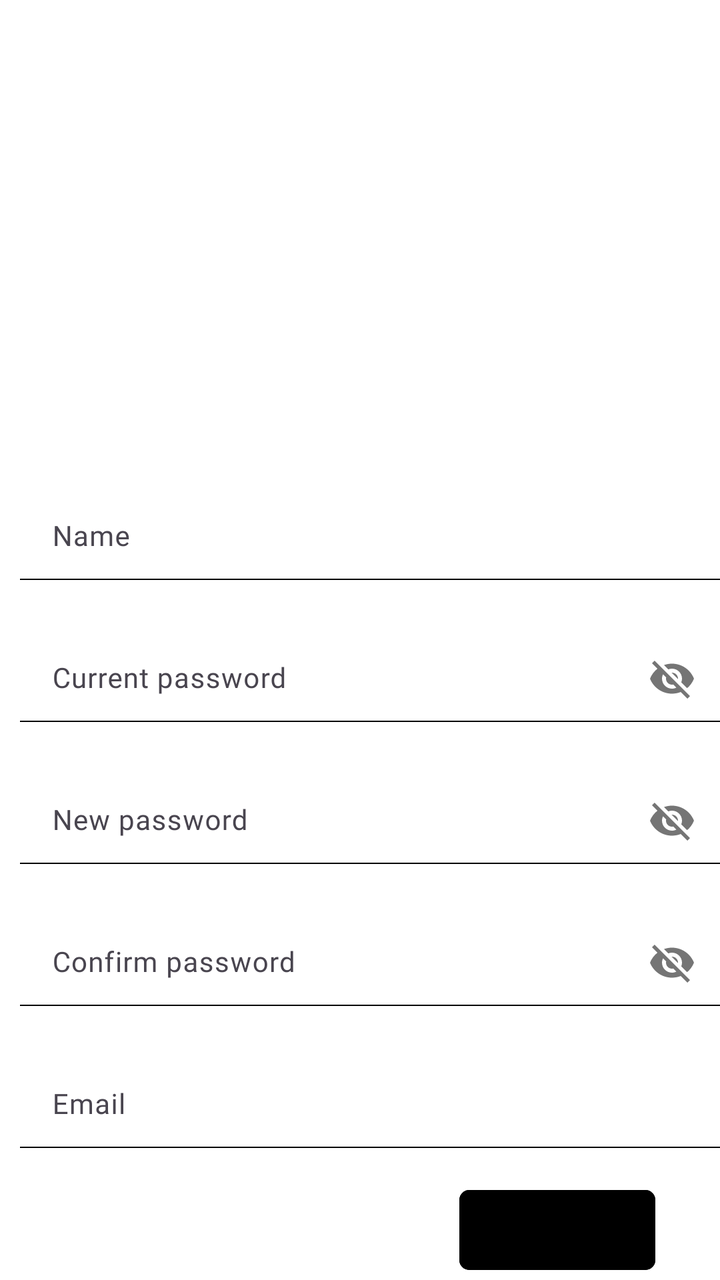
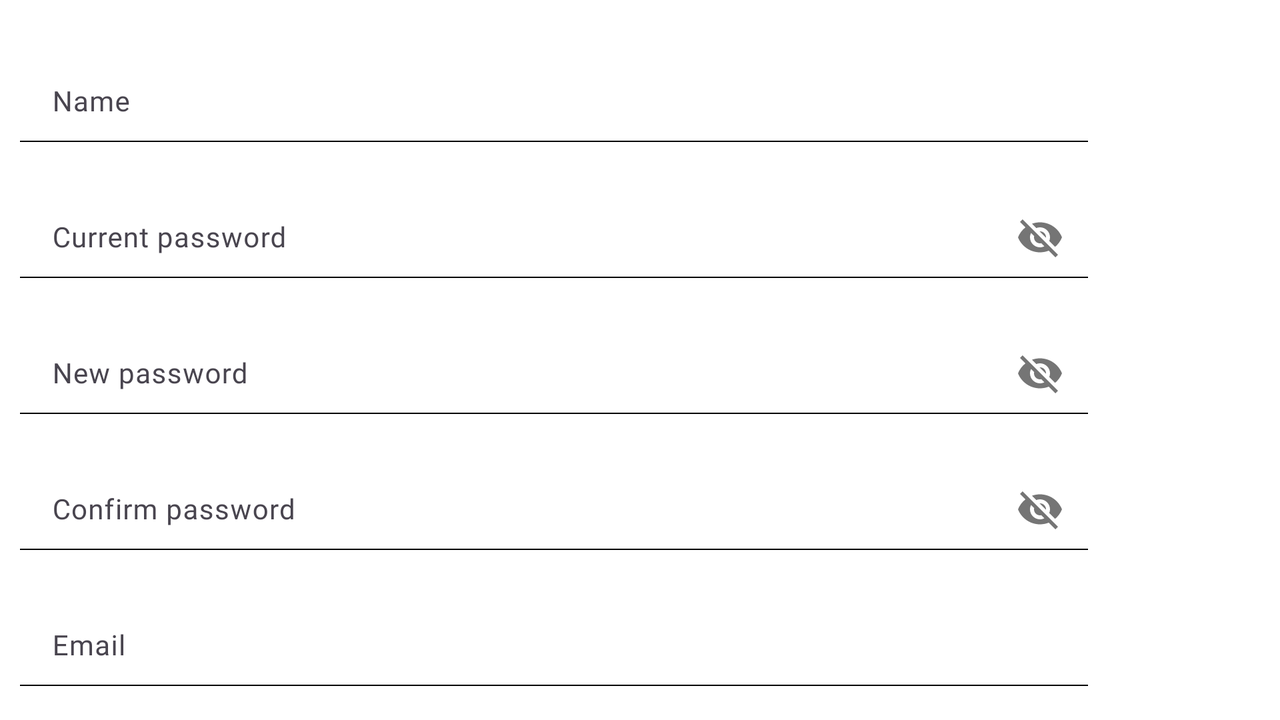

An Android layout and its configuration variant, each rendered on a device that would load it. The default file and the variant file are quoted in full after the pictures.
<!-- AndroidManifest.xml: application theme Theme.NiceStart -->
<!-- res/layout/edit_profile_activity.xml -->
<?xml version="1.0" encoding="utf-8"?>
<androidx.constraintlayout.widget.ConstraintLayout xmlns:android="http://schemas.android.com/apk/res/android"
    xmlns:app="http://schemas.android.com/apk/res-auto"
    xmlns:tools="http://schemas.android.com/tools"
    android:id="@+id/main"
    android:layout_width="match_parent"
    android:layout_height="match_parent"
    android:background="@color/white"
    tools:context=".editProfile">

    <ImageView
        android:id="@+id/banner"
        android:layout_width="0dp"
        android:layout_height="150dp"
        app:layout_constraintEnd_toEndOf="@id/main"
        app:layout_constraintHorizontal_bias="0.538"
        app:layout_constraintStart_toStartOf="@id/main"
        app:layout_constraintTop_toTopOf="@id/main" />

    <ImageView
        android:id="@+id/profileImg"
        android:layout_width="100dp"
        android:layout_height="100dp"
        android:layout_marginTop="100dp"
        app:layout_constraintEnd_toEndOf="@id/main"
        app:layout_constraintHorizontal_bias="0.9"
        app:layout_constraintStart_toStartOf="@id/main"
        app:layout_constraintTop_toTopOf="@id/main" />

    <com.google.android.material.textfield.TextInputLayout
        android:id="@+id/cajatxt1"
        android:layout_width="0dp"
        android:layout_height="51dp"
        android:layout_marginTop="90dp"
        android:paddingLeft="10dp"
        app:boxCornerRadiusTopStart="5dp"
        app:layout_constraintEnd_toEndOf="@id/main"
        app:layout_constraintHorizontal_bias="0.0"
        app:layout_constraintStart_toStartOf="@id/main"
        app:layout_constraintTop_toBottomOf="@id/banner">

        <EditText
            android:fontFamily="@font/abril_fatface"
            android:id="@+id/name"
            android:layout_width="match_parent"
            android:layout_height="wrap_content"
            android:background="@drawable/bg"
            android:hint="@string/name"
            android:textSize="14sp" />
    </com.google.android.material.textfield.TextInputLayout>

    <com.google.android.material.textfield.TextInputLayout
        android:id="@+id/currentpsswd"
        android:layout_width="0dp"
        android:layout_height="51dp"
        android:layout_marginTop="20dp"
        android:paddingLeft="10dp"
        app:layout_constraintEnd_toEndOf="@id/main"
        app:layout_constraintHorizontal_bias="0.0"
        app:layout_constraintStart_toStartOf="@id/main"
        app:layout_constraintTop_toBottomOf="@id/cajatxt1"
        app:passwordToggleEnabled="true">

        <EditText
            android:fontFamily="@font/abril_fatface"
            android:layout_width="match_parent"
            android:layout_height="wrap_content"
            android:background="@drawable/bg"
            android:hint="Current password"
            android:textSize="14sp" />
    </com.google.android.material.textfield.TextInputLayout>

    <com.google.android.material.textfield.TextInputLayout
        android:id="@+id/cajatxt2"
        android:layout_width="0dp"
        android:layout_height="51dp"
        android:layout_marginTop="20dp"
        android:paddingLeft="10dp"
        app:layout_constraintEnd_toEndOf="@id/main"
        app:layout_constraintHorizontal_bias="0.0"
        app:layout_constraintStart_toStartOf="@id/main"
        app:layout_constraintTop_toBottomOf="@id/currentpsswd"
        app:passwordToggleEnabled="true">

        <EditText
            android:fontFamily="@font/abril_fatface"
            android:layout_width="match_parent"
            android:layout_height="wrap_content"
            android:background="@drawable/bg"
            android:hint="New password"
            android:textSize="14sp" />
    </com.google.android.material.textfield.TextInputLayout>

    <com.google.android.material.textfield.TextInputLayout
        android:id="@+id/email"
        android:layout_width="0dp"
        android:layout_height="51dp"
        android:layout_marginTop="20dp"
        android:paddingLeft="10dp"
        app:layout_constraintEnd_toEndOf="@id/main"
        app:layout_constraintHorizontal_bias="0.0"
        app:layout_constraintStart_toStartOf="@id/main"
        app:layout_constraintTop_toBottomOf="@id/confpasswd">

        <EditText
            android:fontFamily="@font/abril_fatface"
            android:layout_width="match_parent"
            android:layout_height="wrap_content"
            android:background="@drawable/bg"
            android:hint="@string/email"
            android:textSize="14sp" />
    </com.google.android.material.textfield.TextInputLayout>


    <com.google.android.material.textfield.TextInputLayout
        android:id="@+id/confpasswd"
        android:layout_width="0dp"
        android:layout_height="51dp"
        android:layout_marginTop="20dp"
        android:paddingLeft="10dp"
        app:layout_constraintEnd_toEndOf="@id/main"
        app:layout_constraintHorizontal_bias="0.0"
        app:layout_constraintStart_toStartOf="@id/main"
        app:layout_constraintTop_toBottomOf="@id/cajatxt2"
        app:passwordToggleEnabled="true">

        <EditText
            android:fontFamily="@font/abril_fatface"
            android:layout_width="match_parent"
            android:layout_height="wrap_content"
            android:background="@drawable/bg"
            android:hint="@string/confirm_password"
            android:textSize="14sp" />
    </com.google.android.material.textfield.TextInputLayout>

    <Button
        android:id="@+id/confirmar"
        android:layout_width="wrap_content"
        android:layout_height="wrap_content"
        android:layout_marginTop="16dp"
        android:fontFamily="@font/abril_fatface"
        android:text="Confirm"
        style="@style/landButton1"
        android:backgroundTint="@color/LightSteelBlue"
        android:textColor="@color/black"
        app:layout_constraintEnd_toEndOf="@id/main"
        app:layout_constraintHorizontal_bias="0.727"
        app:layout_constraintStart_toStartOf="@id/guideline2"
        app:layout_constraintTop_toBottomOf="@id/email" />

    <androidx.constraintlayout.widget.Guideline
        android:id="@+id/guideline2"
        android:layout_width="wrap_content"
        android:layout_height="wrap_content"
        android:orientation="vertical"
        app:layout_constraintGuide_percent="0.4" />

    <androidx.constraintlayout.widget.Guideline
        android:id="@+id/guideline3"
        android:layout_width="wrap_content"
        android:layout_height="wrap_content"
        android:orientation="vertical"
        app:layout_constraintGuide_percent="0.85" />
</androidx.constraintlayout.widget.ConstraintLayout>
<!-- resources referenced by this layout -->
<resources>
  <color name="LightSteelBlue">#677383</color>
  <color name="black">#FF000000</color>
  <color name="white">#FFFFFFFF</color>
  <!-- drawable bg (drawable) -->
  <?xml version="1.0" encoding="utf-8"?>
  <layer-list xmlns:android="http://schemas.android.com/apk/res/android">
      <item android:bottom="1dp"
          android:left="-2dp"
          android:right="-2dp"
          android:top="-2dp">
          <shape android:shape="rectangle" >
              <stroke
                  android:width="0.5dp"
                  android:color="@color/DarkSlateBlue" />
          </shape>
      </item>
  </layer-list>
  <string name="confirm_password">Confirm password</string>
  <string name="email">Email</string>
  <string name="name">Name</string>
  <style name="landButton1">
          <item name="android:layout_width">0dp</item>
          <item name="android:layout_height">45dp</item>
          <item name="android:backgroundTint">@color/fucsia_700</item>
          <item name="android:textColor">@color/white</item>
          <item name="cornerRadius">5dp</item>
      </style>
  <style name="Theme.NiceStart" parent="Base.Theme.NiceStart">
          <item name="android:windowIsTranslucent">true</item>
      </style>
  <color name="DarkSlateBlue">#988ED6</color>
  <color name="fucsia_700">#4D0A20</color>
  <style name="Base.Theme.NiceStart" parent="Theme.Material3.DayNight.NoActionBar">
          
          
      </style>
</resources>
<!-- res/layout-land/edit_profile_activity.xml (the repository's variant of the layout above) -->
<!-- drawn on the phone turned sideways -->
<?xml version="1.0" encoding="utf-8"?>
<androidx.constraintlayout.widget.ConstraintLayout xmlns:android="http://schemas.android.com/apk/res/android"
    xmlns:app="http://schemas.android.com/apk/res-auto"
    xmlns:tools="http://schemas.android.com/tools"
    android:id="@+id/main"
    android:layout_width="match_parent"
    android:layout_height="match_parent"
    android:background="@color/white"
    tools:context=".editProfile">

    <ImageView
        android:id="@+id/banner"
        android:layout_width="110dp"
        android:layout_height="309dp"
        app:layout_constraintBottom_toBottomOf="parent"
        app:layout_constraintEnd_toEndOf="@id/main"
        app:layout_constraintHorizontal_bias="0.0"
        app:layout_constraintStart_toStartOf="@id/guideline3"
        app:layout_constraintTop_toTopOf="@id/main"
        app:layout_constraintVertical_bias="1.0" />

    <ImageView
        android:id="@+id/profileImg"
        android:layout_width="100dp"
        android:layout_height="100dp"
        android:layout_marginTop="4dp"
        app:layout_constraintEnd_toEndOf="@id/main"
        app:layout_constraintHorizontal_bias="1.0"
        app:layout_constraintStart_toStartOf="@id/guideline3"
        app:layout_constraintTop_toTopOf="@id/main" />

    <com.google.android.material.textfield.TextInputLayout
        android:id="@+id/cajatxt1"
        android:layout_width="0dp"
        android:layout_height="48dp"
        android:layout_marginTop="24dp"
        android:paddingLeft="10dp"
        app:boxCornerRadiusTopStart="5dp"
        app:layout_constraintEnd_toEndOf="@id/guideline3"
        app:layout_constraintHorizontal_bias="0.0"
        app:layout_constraintStart_toStartOf="@id/main"
        app:layout_constraintTop_toTopOf="@id/main">

        <EditText
            android:id="@+id/name"
            android:layout_width="match_parent"
            android:layout_height="wrap_content"
            android:background="@drawable/bg"
            android:fontFamily="@font/abril_fatface"
            android:hint="@string/name"
            android:textSize="14sp" />
    </com.google.android.material.textfield.TextInputLayout>

    <com.google.android.material.textfield.TextInputLayout
        android:id="@+id/cajatxt3"
        android:layout_width="0dp"
        android:layout_height="48dp"
        android:layout_marginTop="20dp"
        android:paddingLeft="10dp"
        app:layout_constraintEnd_toEndOf="@id/guideline3"
        app:layout_constraintHorizontal_bias="0.0"
        app:layout_constraintStart_toStartOf="@id/main"
        app:layout_constraintTop_toBottomOf="@id/cajatxt1"
        app:passwordToggleEnabled="true">

        <EditText
            android:id="@+id/currentpasswd"
            android:fontFamily="@font/abril_fatface"
            android:layout_width="match_parent"
            android:layout_height="wrap_content"
            android:background="@drawable/bg"
            android:hint="Current password"
            android:textSize="14sp" />
    </com.google.android.material.textfield.TextInputLayout>

    <com.google.android.material.textfield.TextInputLayout
        android:id="@+id/cajatxt2"
        android:layout_width="0dp"
        android:layout_height="48dp"
        android:layout_marginTop="20dp"
        android:paddingLeft="10dp"
        app:layout_constraintEnd_toEndOf="@id/guideline3"
        app:layout_constraintHorizontal_bias="0.0"
        app:layout_constraintStart_toStartOf="@id/main"
        app:layout_constraintTop_toBottomOf="@id/cajatxt3"
        app:passwordToggleEnabled="true">

        <EditText
            android:id="@+id/passwd"
            android:fontFamily="@font/abril_fatface"
            android:layout_width="match_parent"
            android:layout_height="wrap_content"
            android:background="@drawable/bg"
            android:hint="New password"
            android:textSize="14sp" />
    </com.google.android.material.textfield.TextInputLayout>

    <com.google.android.material.textfield.TextInputLayout
        android:id="@+id/cajatxt4"
        android:layout_width="0dp"
        android:layout_height="48dp"
        android:layout_marginTop="20dp"
        android:paddingLeft="10dp"
        app:layout_constraintEnd_toEndOf="@id/guideline3"
        app:layout_constraintHorizontal_bias="0.0"
        app:layout_constraintStart_toStartOf="@id/main"
        app:layout_constraintTop_toBottomOf="@id/cajatxt5">

        <EditText
            android:id="@+id/email"
            android:fontFamily="@font/abril_fatface"
            android:layout_width="match_parent"
            android:layout_height="wrap_content"
            android:background="@drawable/bg"
            android:hint="@string/email"
            android:textSize="14sp" />
    </com.google.android.material.textfield.TextInputLayout>


    <com.google.android.material.textfield.TextInputLayout
        android:id="@+id/cajatxt5"
        android:layout_width="0dp"
        android:layout_height="48dp"
        android:layout_marginTop="20dp"
        android:paddingLeft="10dp"
        app:layout_constraintEnd_toEndOf="@id/guideline3"
        app:layout_constraintHorizontal_bias="0.0"
        app:layout_constraintStart_toStartOf="@id/main"
        app:layout_constraintTop_toBottomOf="@id/cajatxt2"
        app:passwordToggleEnabled="true">

        <EditText
            android:id="@+id/confirmpasswd"
            android:fontFamily="@font/abril_fatface"
            android:layout_width="match_parent"
            android:layout_height="wrap_content"
            android:background="@drawable/bg"
            android:hint="@string/confirm_password"
            android:textSize="14sp" />
    </com.google.android.material.textfield.TextInputLayout>

    <Button
        android:id="@+id/confirmar"
        style="@style/landButton1"
        android:layout_width="104dp"
        android:layout_height="38dp"
        android:layout_marginTop="12dp"
        android:backgroundTint="@color/LightSteelBlue"
        android:fontFamily="@font/abril_fatface"
        android:text="Confirm"
        android:textColor="@color/black"
        android:textSize="12sp"
        app:layout_constraintEnd_toEndOf="@id/main"
        app:layout_constraintHorizontal_bias="0.499"
        app:layout_constraintStart_toStartOf="parent"
        app:layout_constraintTop_toBottomOf="@id/cajatxt4" />

    <androidx.constraintlayout.widget.Guideline
        android:id="@+id/guideline2"
        android:layout_width="wrap_content"
        android:layout_height="wrap_content"
        android:orientation="vertical"
        app:layout_constraintGuide_percent="0.4" />

    <androidx.constraintlayout.widget.Guideline
        android:id="@+id/guideline3"
        android:layout_width="wrap_content"
        android:layout_height="wrap_content"
        android:orientation="vertical"
        app:layout_constraintGuide_percent="0.85" />
</androidx.constraintlayout.widget.ConstraintLayout>
